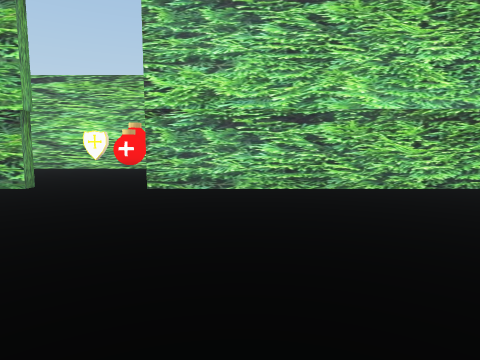
[1] (above)

17 first-person views from a walk through a scene from a Unity 3-D project. The camera is 1.4 m above the floor, tilts 6° down and sees 75° across. The floor is counted in squares, 2 m on a side. Each view is taken from the middle of a square. On the plan, view 1 faces up. The plan holds only what a view shows up to about 10 squares ahead; the rest is blank. The place goes on beyond the plan. The player is left out. Door leaves are left out, so doorways stand open. Some surface patterns are stand-ins.

[2]
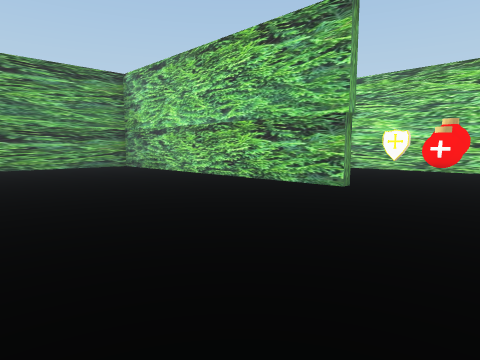

[3]
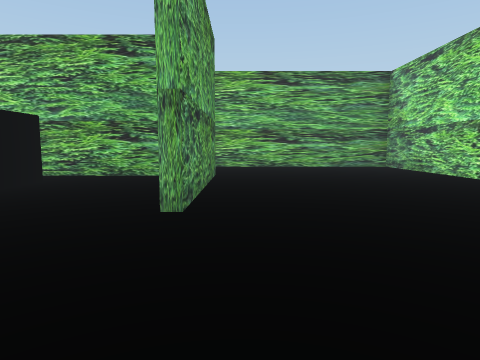

[4]
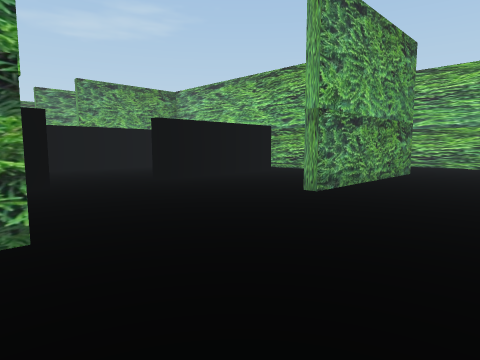

[5]
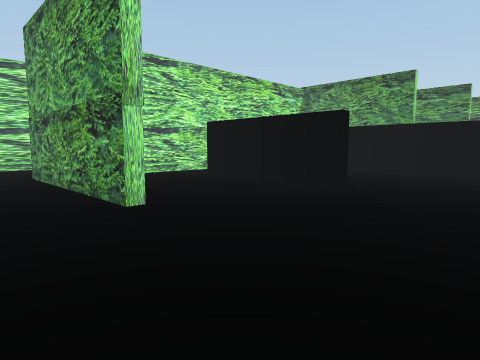

[6]
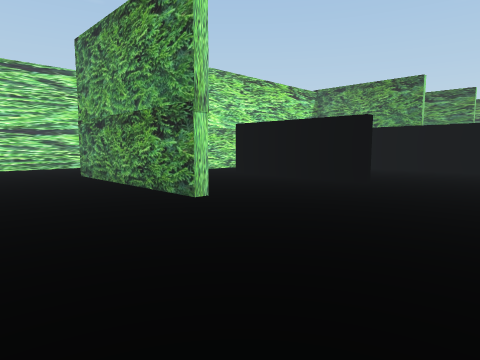

[7]
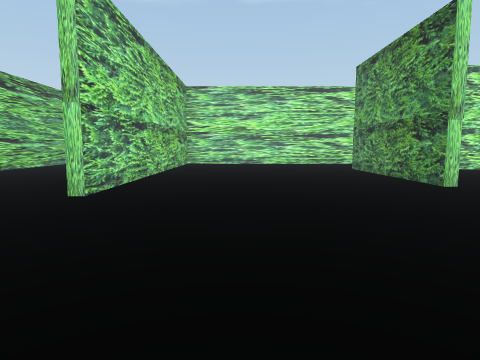

[8]
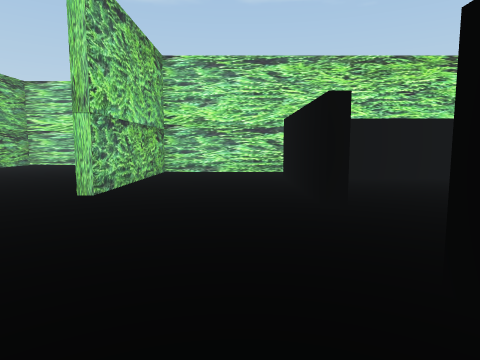

[9]
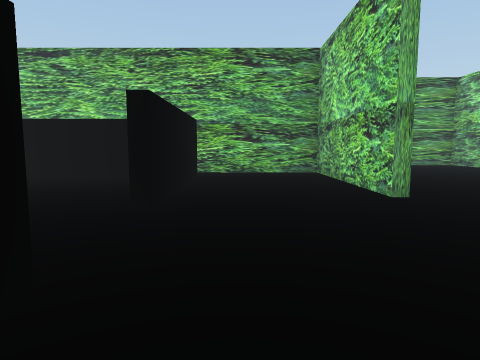

[10]
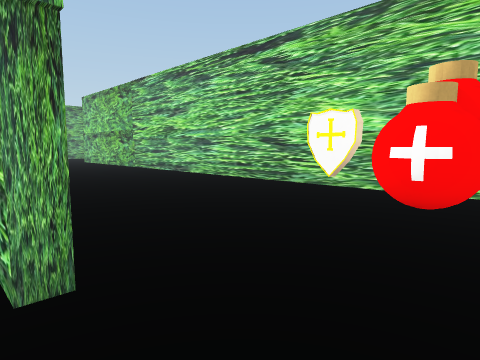

[11]
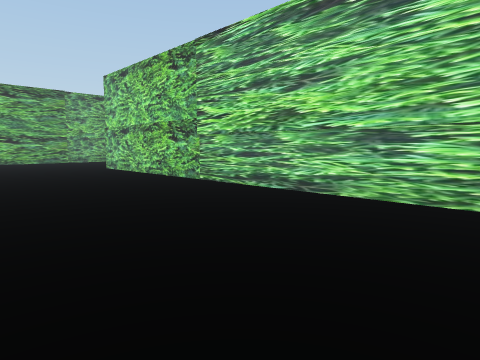

[12]
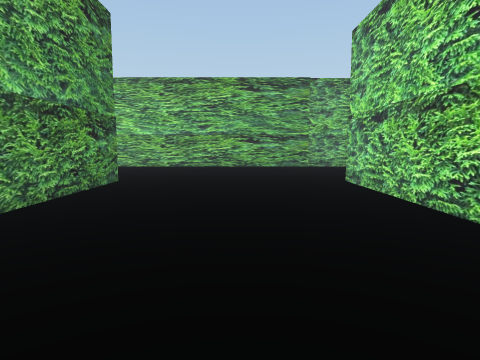

[13]
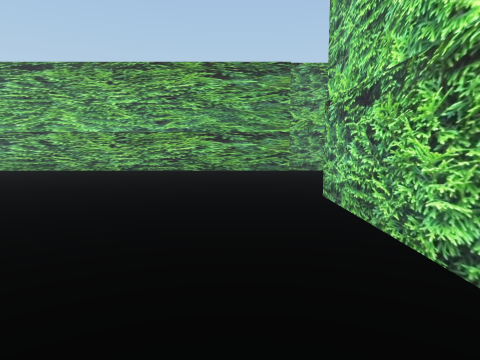

[14]
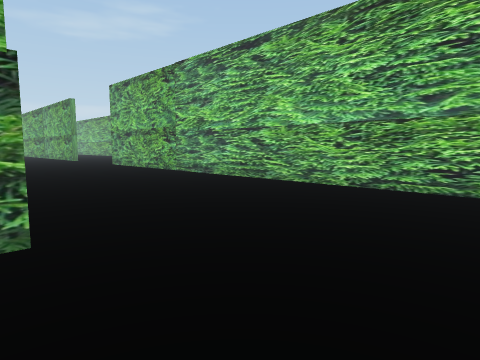

[15]
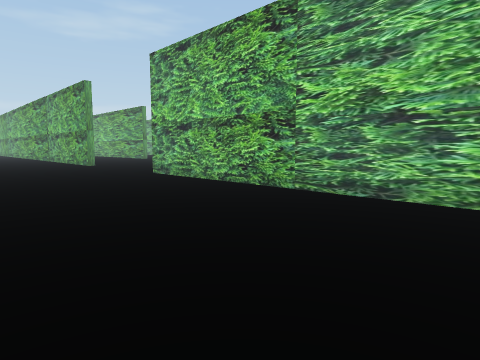

[16]
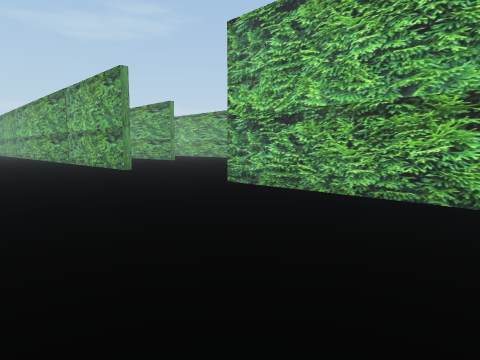

[17]
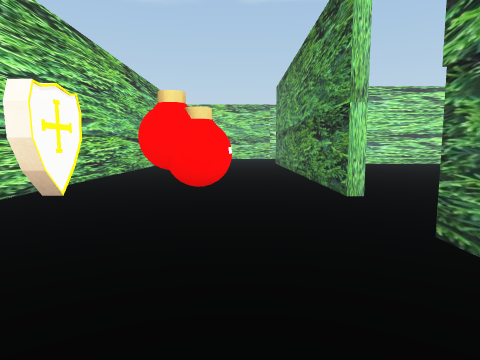

### Floor plan
Points are (right, up) in squares from view 1. A wall is a line through its corners. A room is listed if a view was taken in it or the views show most of it. See-through windows are left out.
Room 1 (views 1, 2, 3, 4, 5, 6, 7, 8, 9, 10)
walls: (-4.2, -0.9) (-8.7, -0.9) (-8.7, -4.9); (-1.5, -4) (2.2, -4); (-7.4, -4) (-3.5, -4); (-9, -0.6) (-4.2, -0.6); (-3.5, 5.2) (-11.1, 5.2); (3.8, -5.4) (3.8, -0.9) (-0.5, -0.9) (-0.5, -0.6) (4.1, -0.6); (-12.2, 3.1) (-12.2, -0.1); (4.1, 5.2) (-1.6, 5.2)
ways out: opening at (-2.5, 5) to room 2; open door at (-2.5, -4) to room 3
Room 2 (views 11, 12, 13, 14, 15, 16, 17)
walls: (-22.3, -9.2) (-22.3, -10); (-17.5, 5.5) (-14.2, 5.5); (-4.1, 5.5) (-3.5, 5.5); (-1.6, 5.5) (4, 5.5); (-22.3, 10.5) (-22.3, -4.8); (4.1, 10.2) (-17.5, 10.2)
ways out: opening at (-2.5, 5) to room 1
objects: other object (-4, 8); potion (-3, 7); potion (-3, 8)
Room 3 (no view inside)
walls: (-4.1, -8.2) (0.5, -8.2); (-7.1, -5.5) (-7.1, -7.9); (1.9, -7.8) (1.9, -5.4)
ways out: open door at (-2.5, -4) to room 1

Where each view was taken, in squares from view 1:
view 1: 0 up, 0 right, facing up
view 2: 0 up, 1 left, facing up-left
view 3: 0 up, 1 left, facing left
view 4: 2 up, 0 right, facing down-left
view 5: 1 up, 4 left, facing down-right
view 6: 2 up, 4 left, facing down-right
view 7: 3 up, 6 left, facing right
view 8: 3 down, 5 left, facing right
view 9: 3 down, 0 right, facing left
view 10: 5 up, 2 left, facing up-left
view 11: 6 up, 7 left, facing up-left
view 12: 8 up, 11 left, facing left
view 13: 9 up, 13 left, facing left
view 14: 8 up, 17 left, facing down-left
view 15: 3 up, 18 left, facing down-left
view 16: 0 up, 18 left, facing down-left
view 17: 7 up, 6 left, facing right
